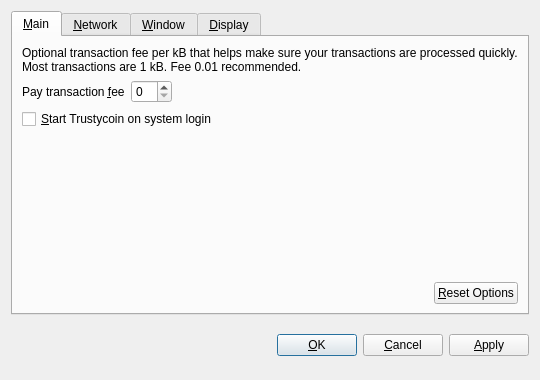
<?xml version="1.0" encoding="UTF-8"?>
<ui version="4.0">
 <class>OptionsDialog</class>
 <widget class="QDialog" name="OptionsDialog">
  <property name="geometry">
   <rect>
    <x>0</x>
    <y>0</y>
    <width>540</width>
    <height>380</height>
   </rect>
  </property>
  <property name="windowTitle">
   <string>Options</string>
  </property>
  <property name="modal">
   <bool>true</bool>
  </property>
  <layout class="QVBoxLayout" name="verticalLayout">
   <item>
    <widget class="QTabWidget" name="tabWidget">
     <property name="tabPosition">
      <enum>QTabWidget::North</enum>
     </property>
     <property name="currentIndex">
      <number>0</number>
     </property>
     <widget class="QWidget" name="tabMain">
      <attribute name="title">
       <string>&amp;Main</string>
      </attribute>
      <layout class="QVBoxLayout" name="verticalLayout_Main">
       <item>
        <widget class="QLabel" name="transactionFeeInfoLabel">
         <property name="text">
          <string>Optional transaction fee per kB that helps make sure your transactions are processed quickly. Most transactions are 1 kB. Fee 0.01 recommended.</string>
         </property>
         <property name="textFormat">
          <enum>Qt::PlainText</enum>
         </property>
         <property name="wordWrap">
          <bool>true</bool>
         </property>
        </widget>
       </item>
       <item>
        <layout class="QHBoxLayout" name="horizontalLayout_1_Main">
         <item>
          <widget class="QLabel" name="transactionFeeLabel">
           <property name="text">
            <string>Pay transaction &amp;fee</string>
           </property>
           <property name="textFormat">
            <enum>Qt::PlainText</enum>
           </property>
           <property name="buddy">
            <cstring>transactionFee</cstring>
           </property>
          </widget>
         </item>
         <item>
          <widget class="TrustycoinAmountField" name="transactionFee"/>
         </item>
         <item>
          <spacer name="horizontalSpacer_1_Main">
           <property name="orientation">
            <enum>Qt::Horizontal</enum>
           </property>
           <property name="sizeHint" stdset="0">
            <size>
             <width>40</width>
             <height>20</height>
            </size>
           </property>
          </spacer>
         </item>
        </layout>
       </item>
       <item>
        <widget class="QCheckBox" name="trustycoinAtStartup">
         <property name="toolTip">
          <string>Automatically start Trustycoin after logging in to the system.</string>
         </property>
         <property name="text">
          <string>&amp;Start Trustycoin on system login</string>
         </property>
        </widget>
       </item>
       <item>
        <spacer name="verticalSpacer_Main">
         <property name="orientation">
          <enum>Qt::Vertical</enum>
         </property>
         <property name="sizeHint" stdset="0">
          <size>
           <width>20</width>
           <height>40</height>
          </size>
         </property>
        </spacer>
       </item>
       <item>
        <layout class="QHBoxLayout" name="horizontalLayout_2_Main">
         <item>
          <spacer name="horizontalSpacer_2_Main">
           <property name="orientation">
            <enum>Qt::Horizontal</enum>
           </property>
           <property name="sizeHint" stdset="0">
            <size>
             <width>40</width>
             <height>20</height>
            </size>
           </property>
          </spacer>
         </item>
         <item>
          <widget class="QPushButton" name="resetButton">
           <property name="toolTip">
            <string>Reset all client options to default.</string>
           </property>
           <property name="text">
            <string>&amp;Reset Options</string>
           </property>
           <property name="autoDefault">
            <bool>false</bool>
           </property>
          </widget>
         </item>
        </layout>
       </item>
      </layout>
     </widget>
     <widget class="QWidget" name="tabNetwork">
      <attribute name="title">
       <string>&amp;Network</string>
      </attribute>
      <layout class="QVBoxLayout" name="verticalLayout_Network">
       <item>
        <widget class="QCheckBox" name="mapPortUpnp">
         <property name="toolTip">
          <string>Automatically open the Trustycoin client port on the router. This only works when your router supports UPnP and it is enabled.</string>
         </property>
         <property name="text">
          <string>Map port using &amp;UPnP</string>
         </property>
        </widget>
       </item>
       <item>
        <widget class="QCheckBox" name="connectSocks">
         <property name="toolTip">
          <string>Connect to the Trustycoin network through a SOCKS proxy (e.g. when connecting through Tor).</string>
         </property>
         <property name="text">
          <string>&amp;Connect through SOCKS proxy:</string>
         </property>
        </widget>
       </item>
       <item>
        <layout class="QHBoxLayout" name="horizontalLayout_Network">
         <item>
          <widget class="QLabel" name="proxyIpLabel">
           <property name="text">
            <string>Proxy &amp;IP:</string>
           </property>
           <property name="textFormat">
            <enum>Qt::PlainText</enum>
           </property>
           <property name="buddy">
            <cstring>proxyIp</cstring>
           </property>
          </widget>
         </item>
         <item>
          <widget class="QValidatedLineEdit" name="proxyIp">
           <property name="maximumSize">
            <size>
             <width>140</width>
             <height>16777215</height>
            </size>
           </property>
           <property name="toolTip">
            <string>IP address of the proxy (e.g. 127.0.0.1)</string>
           </property>
          </widget>
         </item>
         <item>
          <widget class="QLabel" name="proxyPortLabel">
           <property name="text">
            <string>&amp;Port:</string>
           </property>
           <property name="textFormat">
            <enum>Qt::PlainText</enum>
           </property>
           <property name="buddy">
            <cstring>proxyPort</cstring>
           </property>
          </widget>
         </item>
         <item>
          <widget class="QLineEdit" name="proxyPort">
           <property name="maximumSize">
            <size>
             <width>55</width>
             <height>16777215</height>
            </size>
           </property>
           <property name="toolTip">
            <string>Port of the proxy (e.g. 9050)</string>
           </property>
          </widget>
         </item>
         <item>
          <widget class="QLabel" name="socksVersionLabel">
           <property name="text">
            <string>SOCKS &amp;Version:</string>
           </property>
           <property name="textFormat">
            <enum>Qt::PlainText</enum>
           </property>
           <property name="buddy">
            <cstring>socksVersion</cstring>
           </property>
          </widget>
         </item>
         <item>
          <widget class="QValueComboBox" name="socksVersion">
           <property name="toolTip">
            <string>SOCKS version of the proxy (e.g. 5)</string>
           </property>
          </widget>
         </item>
         <item>
          <spacer name="horizontalSpacer_Network">
           <property name="orientation">
            <enum>Qt::Horizontal</enum>
           </property>
           <property name="sizeHint" stdset="0">
            <size>
             <width>40</width>
             <height>20</height>
            </size>
           </property>
          </spacer>
         </item>
        </layout>
       </item>
       <item>
        <spacer name="verticalSpacer_Network">
         <property name="orientation">
          <enum>Qt::Vertical</enum>
         </property>
         <property name="sizeHint" stdset="0">
          <size>
           <width>20</width>
           <height>40</height>
          </size>
         </property>
        </spacer>
       </item>
      </layout>
     </widget>
     <widget class="QWidget" name="tabWindow">
      <attribute name="title">
       <string>&amp;Window</string>
      </attribute>
      <layout class="QVBoxLayout" name="verticalLayout_Window">
       <item>
        <widget class="QCheckBox" name="minimizeToTray">
         <property name="toolTip">
          <string>Show only a tray icon after minimizing the window.</string>
         </property>
         <property name="text">
          <string>&amp;Minimize to the tray instead of the taskbar</string>
         </property>
        </widget>
       </item>
       <item>
        <widget class="QCheckBox" name="minimizeOnClose">
         <property name="toolTip">
          <string>Minimize instead of exit the application when the window is closed. When this option is enabled, the application will be closed only after selecting Quit in the menu.</string>
         </property>
         <property name="text">
          <string>M&amp;inimize on close</string>
         </property>
        </widget>
       </item>
       <item>
        <spacer name="verticalSpacer_Window">
         <property name="orientation">
          <enum>Qt::Vertical</enum>
         </property>
         <property name="sizeHint" stdset="0">
          <size>
           <width>20</width>
           <height>40</height>
          </size>
         </property>
        </spacer>
       </item>
      </layout>
     </widget>
     <widget class="QWidget" name="tabDisplay">
      <attribute name="title">
       <string>&amp;Display</string>
      </attribute>
      <layout class="QVBoxLayout" name="verticalLayout_Display">
       <item>
        <layout class="QHBoxLayout" name="horizontalLayout_1_Display">
         <item>
          <widget class="QLabel" name="langLabel">
           <property name="text">
            <string>User Interface &amp;language:</string>
           </property>
           <property name="textFormat">
            <enum>Qt::PlainText</enum>
           </property>
           <property name="buddy">
            <cstring>lang</cstring>
           </property>
          </widget>
         </item>
         <item>
          <widget class="QValueComboBox" name="lang">
           <property name="toolTip">
            <string>The user interface language can be set here. This setting will take effect after restarting Trustycoin.</string>
           </property>
          </widget>
         </item>
        </layout>
       </item>
       <item>
        <layout class="QHBoxLayout" name="horizontalLayout_2_Display">
         <item>
          <widget class="QLabel" name="unitLabel">
           <property name="text">
            <string>&amp;Unit to show amounts in:</string>
           </property>
           <property name="textFormat">
            <enum>Qt::PlainText</enum>
           </property>
           <property name="buddy">
            <cstring>unit</cstring>
           </property>
          </widget>
         </item>
         <item>
          <widget class="QValueComboBox" name="unit">
           <property name="toolTip">
            <string>Choose the default subdivision unit to show in the interface and when sending coins.</string>
           </property>
          </widget>
         </item>
        </layout>
       </item>
       <item>
        <widget class="QCheckBox" name="displayAddresses">
         <property name="toolTip">
          <string>Whether to show Trustycoin addresses in the transaction list or not.</string>
         </property>
         <property name="text">
          <string>&amp;Display addresses in transaction list</string>
         </property>
        </widget>
       </item>
       <item>
        <spacer name="verticalSpacer_Display">
         <property name="orientation">
          <enum>Qt::Vertical</enum>
         </property>
         <property name="sizeHint" stdset="0">
          <size>
           <width>20</width>
           <height>40</height>
          </size>
         </property>
        </spacer>
       </item>
      </layout>
     </widget>
    </widget>
   </item>
   <item>
    <layout class="QHBoxLayout" name="horizontalLayout_Buttons">
     <item>
      <spacer name="horizontalSpacer_1">
       <property name="orientation">
        <enum>Qt::Horizontal</enum>
       </property>
       <property name="sizeHint" stdset="0">
        <size>
         <width>40</width>
         <height>48</height>
        </size>
       </property>
      </spacer>
     </item>
     <item>
      <widget class="QLabel" name="statusLabel">
       <property name="font">
        <font>
         <weight>75</weight>
         <bold>true</bold>
        </font>
       </property>
       <property name="text">
        <string/>
       </property>
       <property name="textFormat">
        <enum>Qt::PlainText</enum>
       </property>
       <property name="wordWrap">
        <bool>true</bool>
       </property>
      </widget>
     </item>
     <item>
      <spacer name="horizontalSpacer_2">
       <property name="orientation">
        <enum>Qt::Horizontal</enum>
       </property>
       <property name="sizeHint" stdset="0">
        <size>
         <width>40</width>
         <height>48</height>
        </size>
       </property>
      </spacer>
     </item>
     <item>
      <widget class="QPushButton" name="okButton">
       <property name="text">
        <string>&amp;OK</string>
       </property>
      </widget>
     </item>
     <item>
      <widget class="QPushButton" name="cancelButton">
       <property name="text">
        <string>&amp;Cancel</string>
       </property>
       <property name="autoDefault">
        <bool>false</bool>
       </property>
      </widget>
     </item>
     <item>
      <widget class="QPushButton" name="applyButton">
       <property name="text">
        <string>&amp;Apply</string>
       </property>
       <property name="autoDefault">
        <bool>false</bool>
       </property>
      </widget>
     </item>
    </layout>
   </item>
  </layout>
 </widget>
 <customwidgets>
  <customwidget>
   <class>TrustycoinAmountField</class>
   <extends>QSpinBox</extends>
   <header>trustycoinamountfield.h</header>
  </customwidget>
  <customwidget>
   <class>QValueComboBox</class>
   <extends>QComboBox</extends>
   <header>qvaluecombobox.h</header>
  </customwidget>
  <customwidget>
   <class>QValidatedLineEdit</class>
   <extends>QLineEdit</extends>
   <header>qvalidatedlineedit.h</header>
  </customwidget>
 </customwidgets>
 <resources/>
 <connections/>
</ui>
